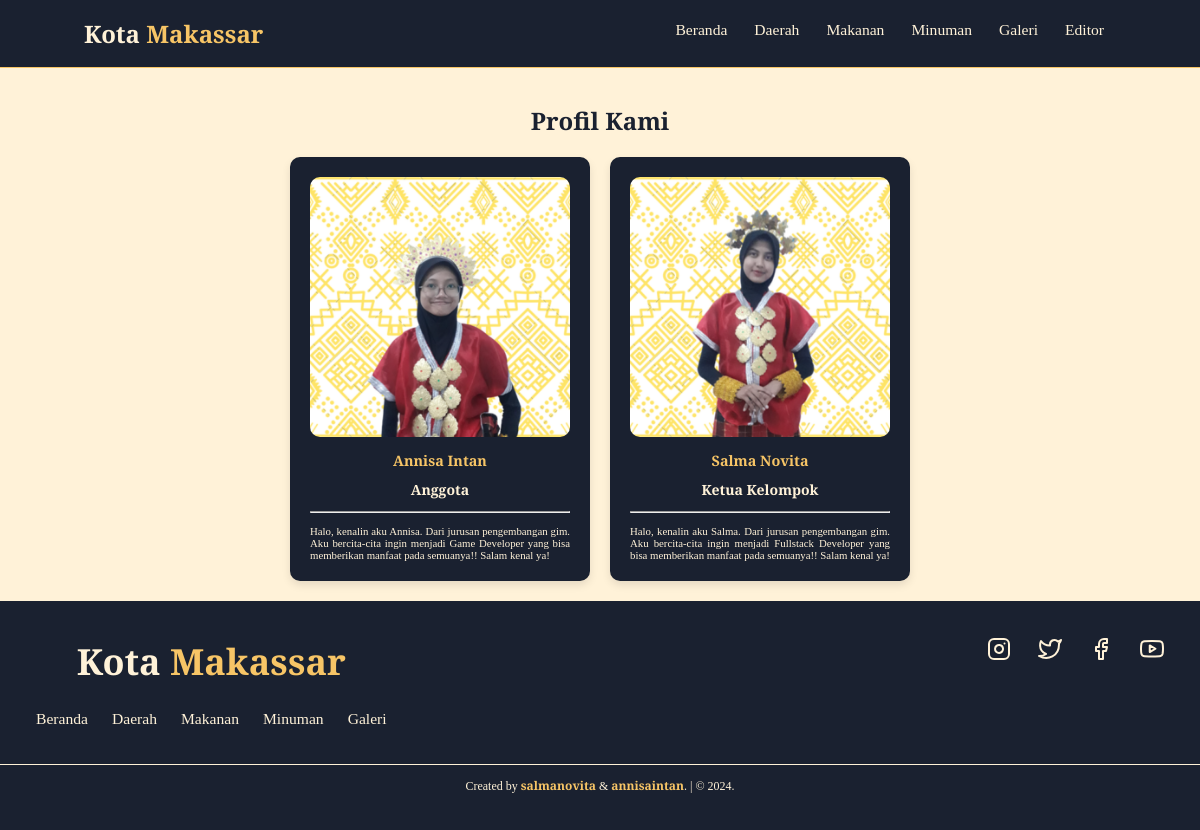
/moon/editor.php, run on the app's committed database.
### tables this page shows
CREATE TABLE `tb_profil` (
  `nama` varchar(15) NOT NULL,
  `jabatan` text NOT NULL,
  `biodata` text NOT NULL,
  `foto_editor` text NOT NULL
);

### moon/editor.php (the view)
<?php
include_once("../config/koneksi.php");
include_once("header.php");
?>
<h1>Profil Kami</h1>
<div class="bodyIsi">
    <div class="card-container">
        <?php
        $tampil_profil = mysqli_query($koneksi, "SELECT * FROM tb_profil ORDER BY nama");
        while ($hasil = mysqli_fetch_assoc($tampil_profil)) {
        ?>
            <div class="card" onclick="showDetail(<?php echo $hasil['nama']; ?>)">
                <img src='<?php echo $hasil["foto_editor"]; ?>' alt='Foto'>
                <h2 style="text-align: center;"><?php echo $hasil["nama"]; ?></h2>
                <h3 style="text-align: center;"><?php echo $hasil["jabatan"]; ?></h3>
                <hr style="margin: 1rem 0;">
                <p><?php echo $hasil["biodata"]; ?></p>
            </div>
        <?php
        }
        ?>
    </div>
</div>
<link rel="stylesheet" href="./css/display.css">
<?php include_once("footer.php"); ?>

### moon/css/header.css (style rules this page uses)
:root { --primary: rgb(26, 33, 48); --bg: rgb(255, 242, 216); --other: rgb(247, 197, 102); }
* { margin: 0; padding: 0; box-sizing: border-box; outline: none; text-decoration: none; }
html { scroll-behavior: smooth; }
body { font-family: "Playfair Display", serif; background-color: var(--bg); color: var(--primary); }
@media (max-width: 1366px) { html { font-size: 75%; } }

### moon/css/display.css (style rules this page uses)
:root { --primary: rgb(26, 33, 48); --bg: rgb(255, 242, 216); --other: rgb(247, 197, 102); }
h1 { text-align: center; }
.card-container { display: flex; flex-wrap: wrap; justify-content: center; gap: 20px; margin: 20px; background-color: var(--bg); }
.card { background-color: var(--primary); color: var(--bg); border-radius: 10px; box-shadow: 0 4px 8px rgba(0, 0, 0, 0.1); width: 300px; padding: 20px; text-align: left; position: relative; }
.card img { width: 100%; border-radius: 10px; }
.card h2 { font-size: 1.2em; margin: 10px 0; color: var(--other); }
.card p { font-size: 0.9em; text-align: justify; color: var(--bg); }
@media (max-width: 1366px) { html { font-size: 75%; } }

### data on the page
tb_profil: foto_editor (picture), nama "Annisa Intan", jabatan "Anggota", biodata "Halo, kenalin aku Annisa. Dari jurusan pengembangan gim. Aku bercita-cita ingin menjadi Game Developer yang bisa memberikan manfaat pada semuanya!! Salam kenal ya!"
tb_profil: foto_editor (picture), nama "Salma Novita", jabatan "Ketua Kelompok", biodata "Halo, kenalin aku Salma. Dari jurusan pengembangan gim. Aku bercita-cita ingin menjadi Fullstack Developer yang bisa memberikan manfaat pada semuanya!! Salam kenal ya!"
